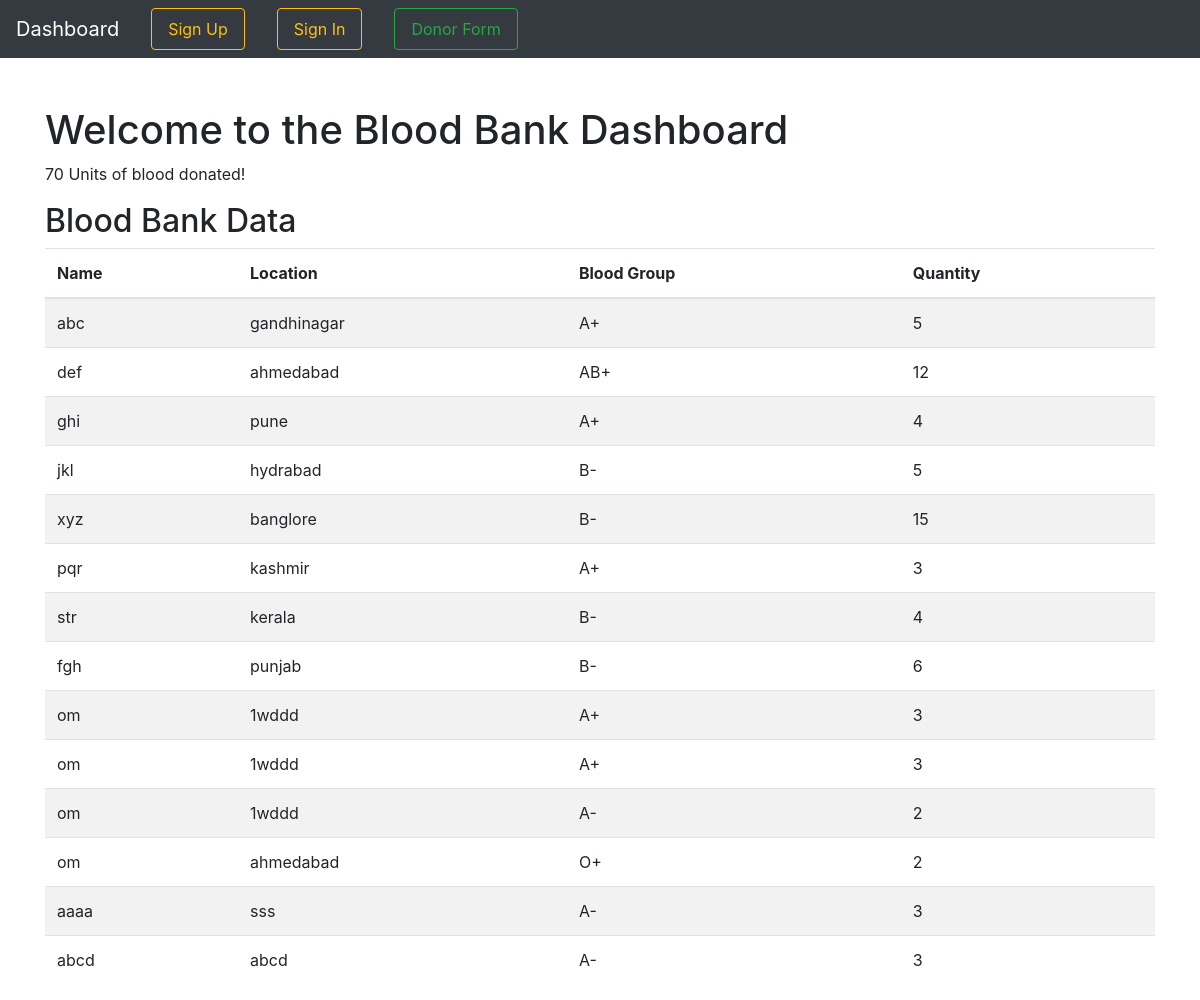
The page / on the database its author committed.
### bloodbank/models.py (models this page shows, shortened)
class BloodBank(models.Model):
    blood_group_choices = (
        ('A+', 'A+'),
        ('A-', 'A-'),
        ('B+', 'B+'),
        ('B-', 'B-'),
        ('AB+', 'AB+'),
        ('AB-', 'AB-'),
        ('O+', 'O+'),
        ('O-', 'O-'),
    )
    name = models.CharField(max_length=100)
    location = models.CharField(max_length=200)
    blood_group = models.CharField(max_length=3, choices=blood_group_choices)
    quantity = models.PositiveIntegerField(default=0)

### bloodbank_management/views.py (the view)
# urls.py: path('',views.dash,name='dash'),
def dash(request):
    bloodbanks = BloodBank.objects.all()
    context={}
    context['bloodbanks'] = bloodbanks
    total_quantity = bloodbanks.aggregate(total_quantity=Sum('quantity'))['total_quantity']
    context['total_quantity'] = total_quantity
    return render(request,'registration/dash.html',context)

### templates/registration/dash.html (shortened to what this page needs)
<!DOCTYPE html>
<html lang="en">
<head>
    <link rel="stylesheet" href="https://maxcdn.bootstrapcdn.com/bootstrap/4.5.2/css/bootstrap.min.css">
</head>
<body>
<nav class="navbar navbar-expand-lg navbar-light bg-dark">
    <a class="navbar-brand" style="color:white">Dashboard</a>
    <a href="{% url 'signup_view' %}" class="btn btn-outline-warning navbar mx-3">Sign Up</a>
    <a href="{% url 'login' %}" class="btn btn-outline-warning navbar mx-3">Sign In</a>
    <a href="{% url 'donor-form' %}" class="btn btn-outline-success navbar mx-3">Donor Form</a>
</nav>
<div class="container mt-5">
    <h1>Welcome to the Blood Bank Dashboard</h1>
</div>
<div class="container">
    <p>{{ total_quantity }} Units of blood donated!</p>
</div>
<div class="container">
<h2>Blood Bank Data</h2>
    <table class="table table-striped">
        <thead>
            <tr>
                <th>Name</th>
                <th>Location</th>
                <th>Blood Group</th>
                <th>Quantity</th>
            </tr>
        </thead>
        <tbody>
            {% for bloodbank in bloodbanks %}
            <tr>
                <td>{{ bloodbank.name }}</td>
                <td>{{ bloodbank.location }}</td>
                <td>{{ bloodbank.blood_group }}</td>
                <td>{{ bloodbank.quantity }}</td>
            </tr>
            {% endfor %}
        </tbody>
    </table>
</div>
</body>
</html>

### rows shown on the page
BloodBank: name "abc", location "gandhinagar", blood_group "A+", quantity "5"
BloodBank: name "def", location "ahmedabad", blood_group "AB+", quantity "12"
BloodBank: name "ghi", location "pune", blood_group "A+", quantity "4"
BloodBank: name "jkl", location "hydrabad", blood_group "B-", quantity "5"
BloodBank: name "xyz", location "banglore", blood_group "B-", quantity "15"
BloodBank: name "pqr", location "kashmir", blood_group "A+", quantity "3"
BloodBank: name "str", location "kerala", blood_group "B-", quantity "4"
BloodBank: name "fgh", location "punjab", blood_group "B-", quantity "6"
BloodBank: name "om", location "1wddd", blood_group "A+", quantity "3"
BloodBank: name "om", location "1wddd", blood_group "A+", quantity "3"
BloodBank: name "om", location "1wddd", blood_group "A-", quantity "2"
BloodBank: name "om", location "ahmedabad", blood_group "O+", quantity "2"
BloodBank: name "aaaa", location "sss", blood_group "A-", quantity "3"
BloodBank: name "abcd", location "abcd", blood_group "A-", quantity "3"

### other values the page prints
{{ total_quantity }} "70"
